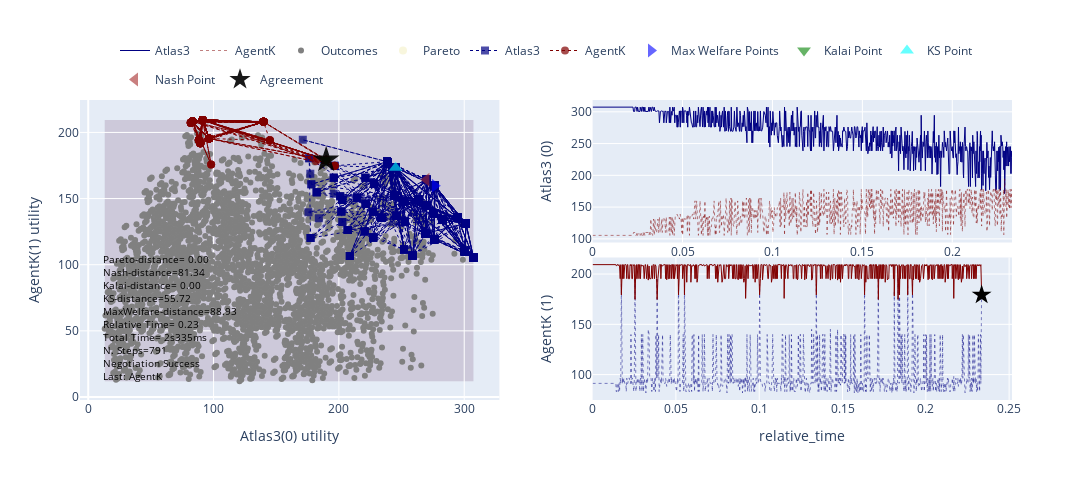

Source (notebook cell):
### Markdown cell above
### How does it work?

This integration is supported by the [GeniusNegotiator](https://negmas.readthedocs.io/en/latest/api/negmas.genius.GeniusNegotiator.html). This class, presents Genius agents as [SAONegotiator](https://negmas.readthedocs.io/en/latest/api/negmas.sao.SAONegotiator.html) objects to NegMAS. The most important difference between a `GeniusNegotiator` and a normal `SAONegotiator` from the user's point of view is the way they are constructed. A `GeniusNegotiator` has the following extra parameters in its `__init__()` function:

- java_class_name (str | None) – The java class name of the Geinus underlying agent
- domain_file_name (str | Path | None) – Optional domain file name (containing the negotiation issues or agenda)
- utility_file_name (str | Path | None) – Optional ufun file name (xml) from which a ufun will be loaded for the agent- 
- auto_load_java (bool) – Load the genius bridge if needed
- port (int) – The port to load the genius bridge to (or use if it is already loaded)
- genius_bridge_path (str | None) – The path to the genius bridge

Inside `genius.gnegotiators` we simply create classes for all Genius agents like this:

```python
class Atlas3(GeniusNegotiator):
    def __init__(self, **kwargs):
        kwargs["java_class_name"] = "agents.anac.y2015.Atlas3.Atlas3"
        super().__init__(**kwargs)
```

If you missed any Genius agent, you can add it by just passing the `java_class_name` parameter during construction in the same way.

Let's try to run the same negotiation above without using `gnegotiators` at all:

### Code cell
from negmas.genius import GeniusNegotiator

session = scenario.make_session(time_limit=10)
session.add(
    GeniusNegotiator(
        java_class_name="agents.anac.y2015.Atlas3.Atlas3",
        preferences=scenario.ufuns[0],
        name="Atlas3",
    )
)
session.add(
    GeniusNegotiator(
        java_class_name="agents.anac.y2010.AgentK.Agent_K",
        preferences=scenario.ufuns[1],
        name="AgentK",
    )
)
session.run()
session.plot()

### Figure 1 — Plotly figure (JSON) as saved in the notebook; plotly's stock layout.template omitted (floating-point values rounded to 4 significant figures; data arrays with more than 128 entries replaced by an {"elided": "..."} marker saying what was removed)
{"data": [{"legendgroup": "group_0", "line": {"color": "rgb(0, 0, 131)", "dash": "solid", "width": 1}, "marker": {"color": {"elided": "790 str values"}, "size": 6, "symbol": "square"}, "mode": "lines", "name": "Atlas3", "showlegend": true, "type": "scatter", "x": {"elided": "790 float values"}, "xaxis": "x2", "y": {"elided": "790 float values"}, "yaxis": "y2"}, {"legendgroup": "group_1", "line": {"color": "rgb(128, 0, 0)", "dash": "dot", "width": 0.5}, "marker": {"color": {"elided": "790 str values"}, "size": 6, "symbol": "circle"}, "mode": "lines", "name": "AgentK", "showlegend": true, "type": "scatter", "x": {"elided": "790 float values"}, "xaxis": "x2", "y": {"elided": "790 float values"}, "yaxis": "y2"}, {"legendgroup": "group_0", "line": {"color": "rgb(0, 0, 131)", "dash": "dot", "width": 0.5}, "marker": {"color": {"elided": "790 str values"}, "size": 6, "symbol": "square"}, "mode": "lines", "name": "Atlas3", "showlegend": false, "type": "scatter", "x": {"elided": "790 float values"}, "xaxis": "x3", "y": {"elided": "790 float values"}, "yaxis": "y3"}, {"legendgroup": "group_1", "line": {"color": "rgb(128, 0, 0)", "dash": "solid", "width": 1}, "marker": {"color": {"elided": "790 str values"}, "size": 6, "symbol": "circle"}, "mode": "lines", "name": "AgentK", "showlegend": false, "type": "scatter", "x": {"elided": "790 float values"}, "xaxis": "x3", "y": {"elided": "790 float values"}, "yaxis": "y3"}, {"marker": {"color": "black", "size": 15, "symbol": "star"}, "mode": "markers", "showlegend": false, "type": "scatter", "x": [0.2335], "xaxis": "x3", "y": [179.3], "yaxis": "y3"}, {"marker": {"color": "gray", "size": 6, "symbol": "circle"}, "mode": "markers", "name": "Outcomes", "showlegend": true, "type": "scatter", "x": {"elided": "3600 float values"}, "xaxis": "x", "y": {"elided": "3600 float values"}, "yaxis": "y"}, {"marker": {"color": "rgb(238,232,170)", "opacity": 0.4, "size": 8, "symbol": "circle"}, "mode": "markers", "name": "Pareto", "showlegend": true, "type": "scatter", "x": [276.6, 269.8, 301.4, 294.6, 245.3, 238.4, 307.4, 189.8, 171.2, 176.3, 139.9, 91.25], "xaxis": "x", "y": [159.8, 164.3, 131.2, 135.7, 173.4, 177.9, 105.5, 179.3, 194.4, 180.4, 208, 209.4], "yaxis": "y"}, {"line": {"color": "rgb(0, 0, 131)", "dash": "dot", "width": 1}, "marker": {"color": {"elided": "790 str values"}, "size": 8, "symbol": "square"}, "mode": "lines+markers", "name": "Atlas3", "showlegend": true, "type": "scatter", "x": {"elided": "790 float values"}, "xaxis": "x", "y": {"elided": "790 float values"}, "yaxis": "y"}, {"line": {"color": "rgb(128, 0, 0)", "dash": "dot", "width": 1}, "marker": {"color": {"elided": "790 str values"}, "size": 8, "symbol": "circle"}, "mode": "lines+markers", "name": "AgentK", "showlegend": true, "type": "scatter", "x": {"elided": "790 float values"}, "xaxis": "x", "y": {"elided": "790 float values"}, "yaxis": "y"}, {"marker": {"color": "blue", "opacity": 0.6, "size": 12, "symbol": "triangle-right"}, "mode": "markers", "name": "Max Welfare Points", "showlegend": true, "textposition": "top right", "type": "scatter", "x": [276.6], "xaxis": "x", "y": [159.8], "yaxis": "y"}, {"marker": {"color": "green", "opacity": 0.6, "size": 12, "symbol": "triangle-down"}, "mode": "markers", "name": "Kalai Point", "showlegend": true, "textposition": "top right", "type": "scatter", "x": [189.8], "xaxis": "x", "y": [179.3], "yaxis": "y"}, {"marker": {"color": "cyan", "opacity": 0.6, "size": 12, "symbol": "triangle-up"}, "mode": "markers", "name": "KS Point", "showlegend": true, "textposition": "top right", "type": "scatter", "x": [245.3], "xaxis": "x", "y": [173.4], "yaxis": "y"}, {"marker": {"color": "brown", "opacity": 0.6, "size": 12, "symbol": "triangle-left"}, "mode": "markers", "name": "Nash Point", "showlegend": true, "textposition": "top right", "type": "scatter", "x": [269.8], "xaxis": "x", "y": [164.3], "yaxis": "y"}, {"marker": {"color": "black", "opacity": 0.9, "size": 20, "symbol": "star"}, "mode": "markers", "name": "Agreement", "showlegend": true, "textposition": "top right", "type": "scatter", "x": [189.8], "xaxis": "x", "y": [179.3], "yaxis": "y"}], "layout": {"annotations": [{"align": "left", "font": {"color": "black", "size": 10}, "showarrow": false, "text": "Pareto-distance= 0.00<br>Nash-distance=81.34<br>Kalai-distance= 0.00<br>KS-distance=55.72<br>MaxWelfare-distance=88.93<br>Relative Time= 0.23<br>Total Time= 2s335ms<br>N. Steps=791<br>Negotiation Success<br>Last: AgentK", "x": 0.05, "xanchor": "left", "xref": "x domain", "y": 0.05, "yanchor": "bottom", "yref": "y domain"}], "height": 480, "legend": {"orientation": "h", "x": 0.5, "xanchor": "center", "y": 1.02, "yanchor": "bottom"}, "shapes": [{"fillcolor": "rgba(0, 0, 131,0.08)", "layer": "below", "line": {"width": 0}, "type": "rect", "x0": 13.15, "x1": 307.4, "xref": "x", "y0": 11.9, "y1": 209.4, "yref": "y"}, {"fillcolor": "rgba(128, 0, 0,0.08)", "layer": "below", "line": {"width": 0}, "type": "rect", "x0": 13.15, "x1": 307.4, "xref": "x", "y0": 11.9, "y1": 209.4, "yref": "y"}], "showlegend": true, "width": 1280, "xaxis": {"anchor": "y", "domain": [0, 0.45], "title": {"text": "Atlas3(0) utility"}}, "xaxis2": {"anchor": "y2", "domain": [0.55, 1]}, "xaxis3": {"anchor": "y3", "domain": [0.55, 1], "title": {"text": "relative_time"}}, "yaxis": {"anchor": "x", "domain": [0, 1], "title": {"text": "AgentK(1) utility"}}, "yaxis2": {"anchor": "x2", "domain": [0.525, 1], "title": {"text": "Atlas3 (0)"}}, "yaxis3": {"anchor": "x3", "domain": [0, 0.475], "title": {"text": "AgentK (1)"}}}}
